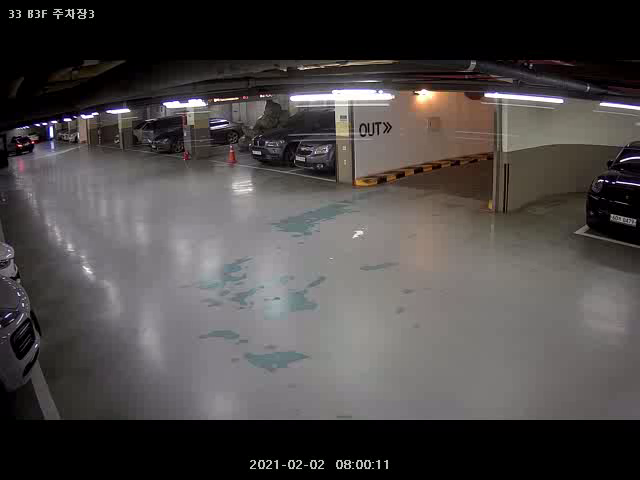
#> input picture frame 186 of B3-Parking.avi, 640 x 480 px, given in place of car-overhead-1.avi, which was not available
$ jupyter execute car-backgroundsubtract.ipynb
#> lines starting #> are read from the running program, lines starting #| are printed output that depends on the picture; after the words box and inside, x2 and y2 are one past the last pixel; in counts of white or black regions, pixels touching at a corner belong together; pictures that were not available may be replaced by others from this repository, and a replacement may not be noted
[cell 1]
# 테스트 동영상 출처 - http://www.cvc.uab.es/~bagdanov/master/videos/car-overhead-1.avi

import cv2
import numpy as np


cap = cv2.VideoCapture("car-overhead-1.avi")

# 옵션 설명 http://layer0.authentise.com/segment-background-using-computer-vision.html
fgbg = cv2.createBackgroundSubtractorMOG2(varThreshold=100)


while(1):
    ret, frame = cap.read()
#> frame is the input picture: shape (480, 640, 3); mean B, G, R 70.3, 71.1, 74.7

    fgmask = fgbg.apply(frame)
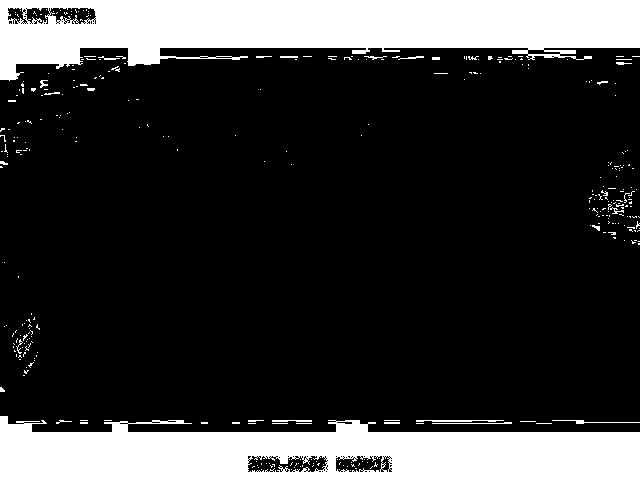
#> fgmask: shape (480, 640); values 127 (black) and 255 (white), 21.1% white; 344 white regions (317 under 20 px), largest, box (x1, y1, x2, y2) and area: (0, 0, 640, 81) 32517, (0, 416, 640, 480) 30221, (416, 420, 504, 422) 144


    nlabels, labels, stats, centroids = cv2.connectedComponentsWithStats(fgmask)
#> labels: shape (480, 640) int32; every value is 1
#> nlabels = 2; stats = [[-1, 2147483647, 0, 0, 0], [0, 0, 640, 480, 307200]]; centroids = [[nan, nan], [319.5, 239.5]]


    for index, centroid in enumerate(centroids):
        if stats[index][0] == 0 and stats[index][1] == 0:
            continue
        if np.any(np.isnan(centroid)):
            continue


        x, y, width, height, area = stats[index]
        centerX, centerY = int(centroid[0]), int(centroid[1])

        if area > 100:
            cv2.circle(frame, (centerX, centerY), 1, (0, 255, 0), 2)
            cv2.rectangle(frame, (x, y), (x + width, y + height), (0, 0, 255))
#> this loop made 2 passes


    cv2.imshow('mask',fgmask)
    cv2.imshow('frame',frame)

    k = cv2.waitKey(30) & 0xff
#> (key Esc is pressed here)
    if k == 27:
        break

cap.release()
cv2.destroyAllWindows()


$ run again, starting later in the video
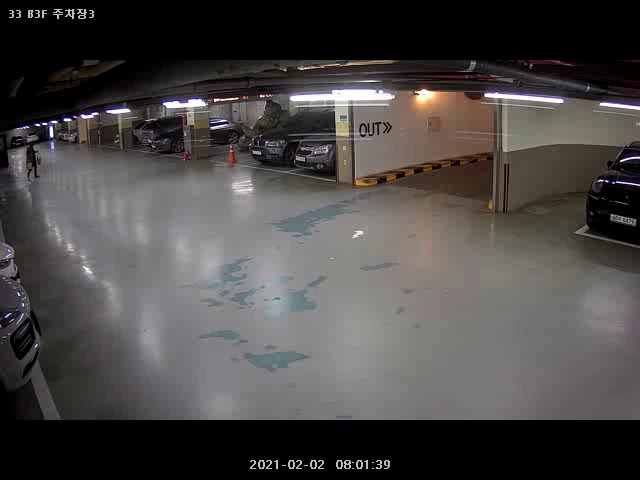
#> input picture frame 837 of B3-Parking.avi, 640 x 480 px, given in place of car-overhead-1.avi, which was not available
#> frame is the input picture: shape (480, 640, 3); mean B, G, R 70.3, 71, 74.7
#> `fgmask = fgbg.apply(frame)`:
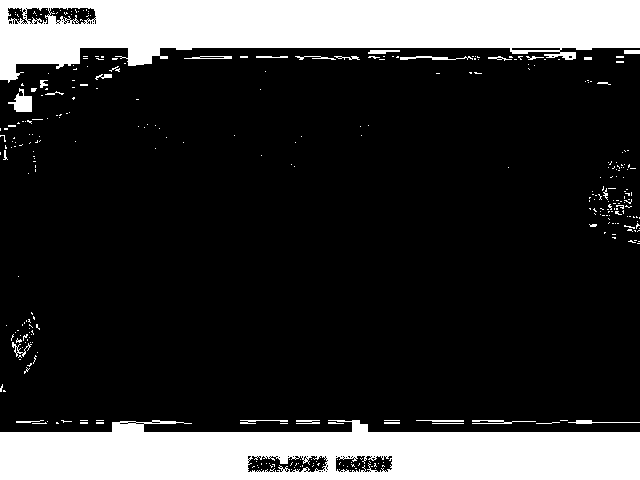
#> fgmask: shape (480, 640); values 127 (black) and 255 (white), 21.2% white; 338 white regions (306 under 20 px), largest, box (x1, y1, x2, y2) and area: (0, 0, 640, 83) 32182, (0, 420, 640, 480) 29736, (8, 88, 32, 112) 312
#> labels: shape (480, 640) int32; every value is 1
#> nlabels = 2; stats = [[-1, 2147483647, 0, 0, 0], [0, 0, 640, 480, 307200]]; centroids = [[nan, nan], [319.5, 239.5]]
#> the loop `for index, centroid in enumerate(centroids):` made 2 passes

$ run again, starting later in the video
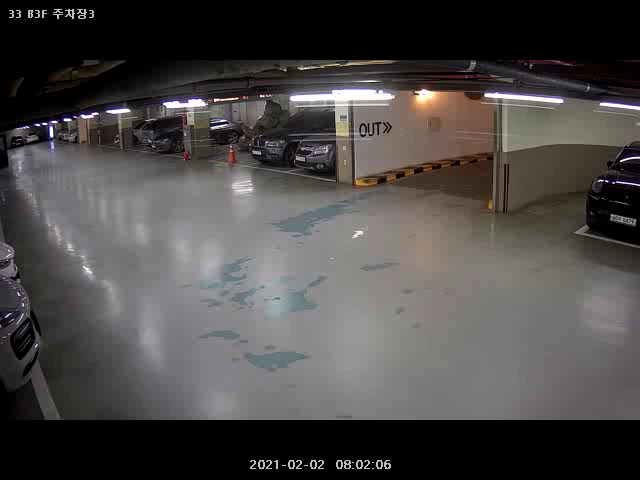
#> input picture frame 1488 of B3-Parking.avi, 640 x 480 px, given in place of car-overhead-1.avi, which was not available
#> frame is the input picture: shape (480, 640, 3); mean B, G, R 71.3, 72, 75.6
#> `fgmask = fgbg.apply(frame)`:
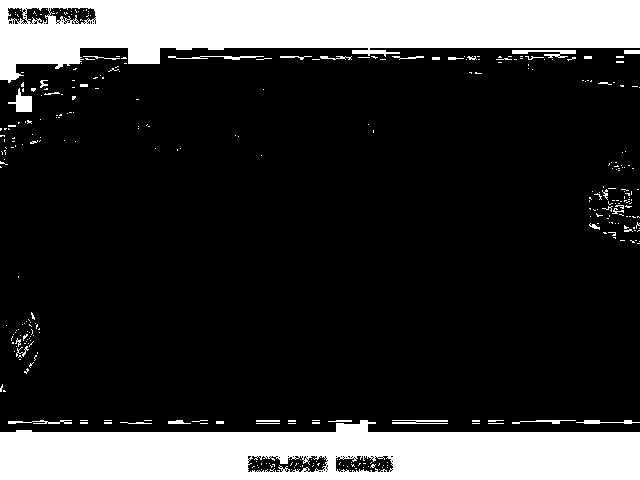
#> fgmask: shape (480, 640); values 127 (black) and 255 (white), 21.2% white; 343 white regions (308 under 20 px), largest, box (x1, y1, x2, y2) and area: (0, 0, 640, 83) 32082, (0, 420, 640, 480) 29452, (8, 88, 32, 112) 293
#> labels: shape (480, 640) int32; every value is 1
#> nlabels = 2; stats = [[-1, 2147483647, 0, 0, 0], [0, 0, 640, 480, 307200]]; centroids = [[nan, nan], [319.5, 239.5]]
#> the loop `for index, centroid in enumerate(centroids):` made 2 passes
